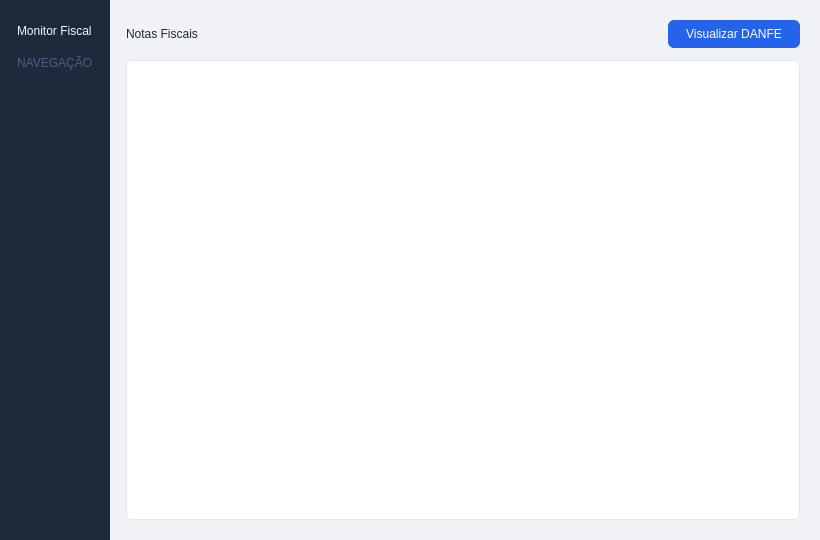
<?xml version="1.0" encoding="UTF-8"?>
<ui version="4.0">
 <class>MonitorFiscal</class>
 <widget class="QWidget" name="MonitorFiscal">
  <property name="geometry">
   <rect>
    <x>0</x>
    <y>0</y>
    <width>820</width>
    <height>540</height>
   </rect>
  </property>
  <property name="windowTitle">
   <string>Monitor Fiscal</string>
  </property>
  <property name="styleSheet">
   <string notr="true">
#MonitorFiscal {
    background-color: #f0f2f5;
}

#frame {
    background-color: #1e2a3a;
}

#frame QPushButton {
    color: #94a3b8;
    font: 500 10pt &quot;Ubuntu&quot;;
    background-color: transparent;
    border: none;
    border-radius: 6px;
    padding: 8px 14px;
    text-align: left;
}

#frame QPushButton:hover {
    background-color: #2d3f55;
    color: #e2e8f0;
}

#frame QPushButton:checked {
    background-color: #2563eb;
    color: #ffffff;
    font: 600 10pt &quot;Ubuntu&quot;;
}

#Btn_Danfe {
    background-color: #2563eb;
    color: white;
    border: none;
    border-radius: 6px;
    font: 500 10pt &quot;Ubuntu&quot;;
    padding: 7px 18px;
}

#Btn_Danfe:hover {
    background-color: #1d4ed8;
}

#Btn_Danfe:pressed {
    background-color: #107A2E;
}

QTableView {
    background-color: #ffffff;
    alternate-background-color: #DDF1E1;
    border: 1px solid #e2e8f0;
    border-radius: 6px;
    gridline-color: #e2e8f0;
    font: 10pt &quot;Ubuntu&quot;;
    selection-background-color: rgb(23, 150, 58);
    selection-color: #ffffff;
    outline: none;
}

QHeaderView::section {
    background-color: #f1f5f9;
    color: #475569;
    font: 600 9pt &quot;Ubuntu&quot;;
    border: none;
    border-bottom: 2px solid #e2e8f0;
    border-right: 1px solid #e2e8f0;
    padding: 6px 10px;
}

QHeaderView::section:last {
    border-right: none;
}

QTableView::item {
    padding: 4px 8px;
    border: none;
}

QScrollBar:vertical {
    background: #f1f5f9;
    width: 8px;
    border-radius: 4px;
}

QScrollBar::handle:vertical {
    background: #cbd5e1;
    border-radius: 4px;
    min-height: 20px;
}

QScrollBar::handle:vertical:hover {
    background: #94a3b8;
}

QScrollBar::add-line:vertical, QScrollBar::sub-line:vertical {
    height: 0px;
}
   </string>
  </property>
  <layout class="QHBoxLayout" name="mainLayout">
   <property name="spacing">
    <number>0</number>
   </property>
   <property name="leftMargin">
    <number>0</number>
   </property>
   <property name="topMargin">
    <number>0</number>
   </property>
   <property name="rightMargin">
    <number>0</number>
   </property>
   <property name="bottomMargin">
    <number>0</number>
   </property>
   <item>
    <widget class="QFrame" name="frame">
     <property name="minimumWidth">
      <number>160</number>
     </property>
     <property name="maximumWidth">
      <number>160</number>
     </property>
     <property name="frameShape">
      <enum>QFrame::Shape::NoFrame</enum>
     </property>
     <layout class="QVBoxLayout" name="sidebarLayout">
      <property name="spacing">
       <number>2</number>
      </property>
      <property name="topMargin">
       <number>20</number>
      </property>
      <property name="leftMargin">
       <number>10</number>
      </property>
      <property name="rightMargin">
       <number>10</number>
      </property>
      <property name="bottomMargin">
       <number>16</number>
      </property>
      <item>
       <widget class="QLabel" name="label">
        <property name="text">
         <string>Monitor Fiscal</string>
        </property>
        <property name="styleSheet">
         <string notr="true">color: #f1f5f9; font: 700 12pt &quot;Ubuntu&quot;; padding: 4px 4px 16px 4px;</string>
        </property>
        <property name="wordWrap">
         <bool>true</bool>
        </property>
       </widget>
      </item>
      <item>
       <widget class="QLabel" name="labelNavegacao">
        <property name="text">
         <string>NAVEGAÇÃO</string>
        </property>
        <property name="styleSheet">
         <string notr="true">color: #4a6080; font: 600 8pt &quot;Ubuntu&quot;; padding: 0px 4px 6px 4px;</string>
        </property>
       </widget>
      </item>
      <item>
       <layout class="QVBoxLayout" name="verticalLayout">
        <property name="spacing">
         <number>2</number>
        </property>
       </layout>
      </item>
      <item>
       <spacer name="verticalSpacer">
        <property name="orientation">
         <enum>Qt::Orientation::Vertical</enum>
        </property>
        <property name="sizeHint" stdset="0">
         <size>
          <width>20</width>
          <height>40</height>
         </size>
        </property>
       </spacer>
      </item>
     </layout>
    </widget>
   </item>
   <item>
    <layout class="QVBoxLayout" name="contentLayout">
     <property name="spacing">
      <number>12</number>
     </property>
     <property name="topMargin">
      <number>20</number>
     </property>
     <property name="leftMargin">
      <number>16</number>
     </property>
     <property name="rightMargin">
      <number>20</number>
     </property>
     <property name="bottomMargin">
      <number>20</number>
     </property>
     <item>
      <layout class="QHBoxLayout" name="topBarLayout">
       <item>
        <widget class="QLabel" name="labelTitulo">
         <property name="text">
          <string>Notas Fiscais</string>
         </property>
         <property name="styleSheet">
          <string notr="true">color: #1e2a3a; font: 700 14pt &quot;Ubuntu&quot;;</string>
         </property>
        </widget>
       </item>
       <item>
        <spacer name="horizontalSpacer">
         <property name="orientation">
          <enum>Qt::Orientation::Horizontal</enum>
         </property>
         <property name="sizeHint" stdset="0">
          <size>
           <width>40</width>
           <height>20</height>
          </size>
         </property>
        </spacer>
       </item>
       <item>
        <widget class="QPushButton" name="Btn_Danfe">
         <property name="text">
          <string>Visualizar DANFE</string>
         </property>
         <property name="cursor">
          <cursorShape>PointingHandCursor</cursorShape>
         </property>
        </widget>
       </item>
      </layout>
     </item>
     <item>
      <widget class="QTableView" name="TView_Fiscal">
       <property name="sizePolicy">
        <sizepolicy hsizetype="Expanding" vsizetype="Expanding">
         <horstretch>0</horstretch>
         <verstretch>0</verstretch>
        </sizepolicy>
       </property>
       <property name="alternatingRowColors">
        <bool>true</bool>
       </property>
       <property name="selectionMode">
        <enum>QAbstractItemView::SelectionMode::SingleSelection</enum>
       </property>
       <property name="selectionBehavior">
        <enum>QAbstractItemView::SelectionBehavior::SelectRows</enum>
       </property>
       <property name="showGrid">
        <bool>false</bool>
       </property>
       <attribute name="verticalHeaderVisible">
        <bool>false</bool>
       </attribute>
      </widget>
     </item>
    </layout>
   </item>
  </layout>
 </widget>
 <resources/>
 <connections/>
</ui>
